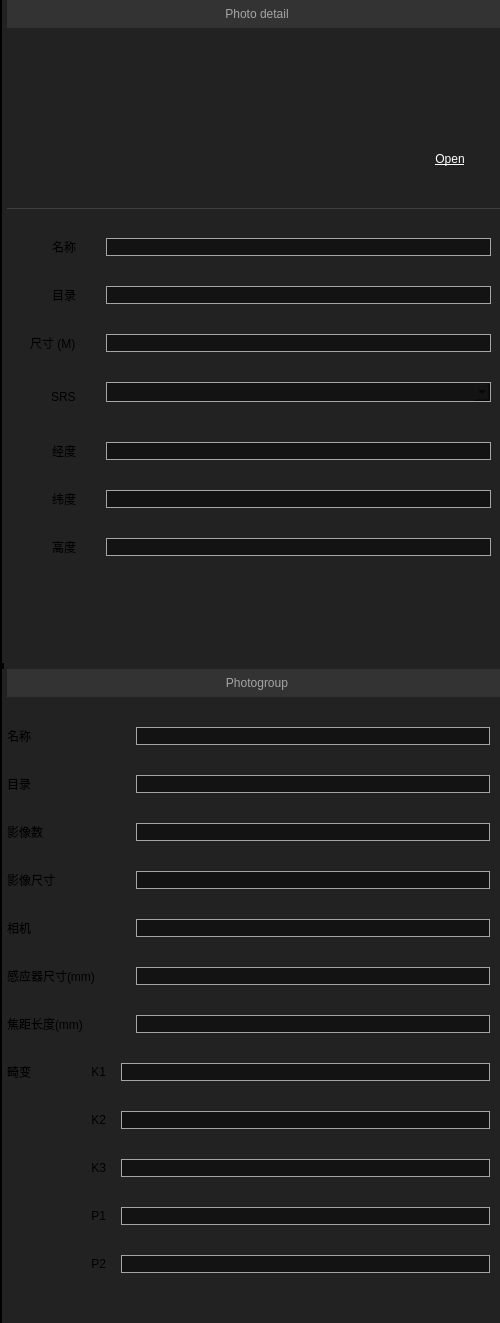
            <widget class="QWidget" name="widget" native="true">
             <property name="minimumSize">
              <size>
               <width>500</width>
               <height>0</height>
              </size>
             </property>
             <property name="maximumSize">
              <size>
               <width>500</width>
               <height>16777215</height>
              </size>
             </property>
             <property name="focusPolicy">
              <enum>Qt::ClickFocus</enum>
             </property>
             <property name="styleSheet">
              <string notr="true">border-left:4px solid  #000000;
background-color: rgb(34, 34, 34);</string>
             </property>
             <layout class="QGridLayout" name="gridLayout_12">
              <property name="leftMargin">
               <number>2</number>
              </property>
              <property name="topMargin">
               <number>0</number>
              </property>
              <property name="rightMargin">
               <number>0</number>
              </property>
              <property name="bottomMargin">
               <number>0</number>
              </property>
              <property name="horizontalSpacing">
               <number>0</number>
              </property>
              <item row="1" column="0">
               <widget class="QWidget" name="wgt_photogroup_info_" native="true">
                <property name="styleSheet">
                 <string notr="true"/>
                </property>
                <layout class="QVBoxLayout" name="verticalLayout_8">
                 <property name="spacing">
                  <number>0</number>
                 </property>
                 <property name="leftMargin">
                  <number>0</number>
                 </property>
                 <property name="topMargin">
                  <number>0</number>
                 </property>
                 <property name="rightMargin">
                  <number>0</number>
                 </property>
                 <property name="bottomMargin">
                  <number>0</number>
                 </property>
                 <item>
                  <widget class="QWidget" name="wgt_form_photogroup" native="true">
                   <property name="enabled">
                    <bool>true</bool>
                   </property>
                   <property name="styleSheet">
                    <string notr="true">QWidget
{
background-color: #222222;
border:0px solid;
}

QLineEdit
{
background-color:#131313;
border:1px solid;
border-color: #A5A5A5;
}
</string>
                   </property>
                   <layout class="QGridLayout" name="gridLayout_5">
                    <property name="leftMargin">
                     <number>5</number>
                    </property>
                    <property name="topMargin">
                     <number>0</number>
                    </property>
                    <property name="rightMargin">
                     <number>10</number>
                    </property>
                    <property name="bottomMargin">
                     <number>10</number>
                    </property>
                    <property name="horizontalSpacing">
                     <number>15</number>
                    </property>
                    <property name="verticalSpacing">
                     <number>30</number>
                    </property>
                    <item row="7" column="3">
                     <widget class="QLineEdit" name="le_photogroup_sensorsize">
                      <property name="styleSheet">
                       <string notr="true"/>
                      </property>
                      <property name="readOnly">
                       <bool>false</bool>
                      </property>
                     </widget>
                    </item>
                    <item row="5" column="0" colspan="2">
                     <widget class="QLabel" name="label_27">
                      <property name="text">
                       <string>影像尺寸</string>
                      </property>
                     </widget>
                    </item>
                    <item row="1" column="3">
                     <widget class="QLineEdit" name="le_photogroup_name">
                      <property name="styleSheet">
                       <string notr="true"/>
                      </property>
                      <property name="readOnly">
                       <bool>false</bool>
                      </property>
                     </widget>
                    </item>
                    <item row="11" column="2" colspan="2">
                     <widget class="QLineEdit" name="le_k3_2">
                      <property name="styleSheet">
                       <string notr="true"/>
                      </property>
                      <property name="readOnly">
                       <bool>false</bool>
                      </property>
                     </widget>
                    </item>
                    <item row="2" column="3">
                     <widget class="QLineEdit" name="le_photogroup_dir">
                      <property name="styleSheet">
                       <string notr="true"/>
                      </property>
                      <property name="readOnly">
                       <bool>false</bool>
                      </property>
                     </widget>
                    </item>
                    <item row="8" column="0" colspan="2">
                     <widget class="QLabel" name="label_focalength">
                      <property name="text">
                       <string>焦距长度(mm)</string>
                      </property>
                     </widget>
                    </item>
                    <item row="13" column="1">
                     <widget class="QLabel" name="k3Label_2">
                      <property name="minimumSize">
                       <size>
                        <width>60</width>
                        <height>0</height>
                       </size>
                      </property>
                      <property name="text">
                       <string>P2</string>
                      </property>
                      <property name="alignment">
                       <set>Qt::AlignRight|Qt::AlignTrailing|Qt::AlignVCenter</set>
                      </property>
                     </widget>
                    </item>
                    <item row="3" column="0" colspan="3">
                     <widget class="QLabel" name="label_18">
                      <property name="text">
                       <string>影像数</string>
                      </property>
                     </widget>
                    </item>
                    <item row="7" column="0" colspan="2">
                     <widget class="QLabel" name="label_28">
                      <property name="text">
                       <string>感应器尺寸(mm)</string>
                      </property>
                     </widget>
                    </item>
                    <item row="13" column="2" colspan="2">
                     <widget class="QLineEdit" name="le_p2_2">
                      <property name="styleSheet">
                       <string notr="true"/>
                      </property>
                      <property name="readOnly">
                       <bool>false</bool>
                      </property>
                     </widget>
                    </item>
                    <item row="2" column="0">
                     <widget class="QLabel" name="label_16">
                      <property name="text">
                       <string>目录</string>
                      </property>
                     </widget>
                    </item>
                    <item row="9" column="0">
                     <widget class="QLabel" name="label_30">
                      <property name="text">
                       <string>畸变</string>
                      </property>
                     </widget>
                    </item>
                    <item row="10" column="2" colspan="2">
                     <widget class="QLineEdit" name="le_k2_2">
                      <property name="styleSheet">
                       <string notr="true"/>
                      </property>
                      <property name="readOnly">
                       <bool>false</bool>
                      </property>
                     </widget>
                    </item>
                    <item row="1" column="0">
                     <widget class="QLabel" name="label_14">
                      <property name="text">
                       <string>名称</string>
                      </property>
                     </widget>
                    </item>
                    <item row="5" column="3">
                     <widget class="QLineEdit" name="le_photogroup_imagesize">
                      <property name="styleSheet">
                       <string notr="true"/>
                      </property>
                      <property name="readOnly">
                       <bool>false</bool>
                      </property>
                     </widget>
                    </item>
                    <item row="9" column="2" colspan="2">
                     <widget class="QLineEdit" name="le_k1_2">
                      <property name="styleSheet">
                       <string notr="true"/>
                      </property>
                      <property name="readOnly">
                       <bool>false</bool>
                      </property>
                     </widget>
                    </item>
                    <item row="6" column="0">
                     <widget class="QLabel" name="label_26">
                      <property name="text">
                       <string>相机</string>
                      </property>
                     </widget>
                    </item>
                    <item row="6" column="3">
                     <widget class="QLineEdit" name="le_photogroup_camera">
                      <property name="styleSheet">
                       <string notr="true"/>
                      </property>
                      <property name="readOnly">
                       <bool>false</bool>
                      </property>
                     </widget>
                    </item>
                    <item row="0" column="0" colspan="4">
                     <widget class="QLabel" name="label_4">
                      <property name="minimumSize">
                       <size>
                        <width>500</width>
                        <height>28</height>
                       </size>
                      </property>
                      <property name="maximumSize">
                       <size>
                        <width>500</width>
                        <height>28</height>
                       </size>
                      </property>
                      <property name="styleSheet">
                       <string notr="true">color:#A5A5A5;
background-color: rgb(51, 51, 51);</string>
                      </property>
                      <property name="text">
                       <string>Photogroup</string>
                      </property>
                      <property name="alignment">
                       <set>Qt::AlignCenter</set>
                      </property>
                     </widget>
                    </item>
                    <item row="3" column="3">
                     <widget class="QLineEdit" name="le_photogroup_num">
                      <property name="styleSheet">
                       <string notr="true"/>
                      </property>
                      <property name="readOnly">
                       <bool>false</bool>
                      </property>
                     </widget>
                    </item>
                    <item row="9" column="1">
                     <widget class="QLabel" name="label_9">
                      <property name="minimumSize">
                       <size>
                        <width>60</width>
                        <height>0</height>
                       </size>
                      </property>
                      <property name="text">
                       <string>K1</string>
                      </property>
                      <property name="alignment">
                       <set>Qt::AlignRight|Qt::AlignTrailing|Qt::AlignVCenter</set>
                      </property>
                     </widget>
                    </item>
                    <item row="11" column="1">
                     <widget class="QLabel" name="label_32">
                      <property name="minimumSize">
                       <size>
                        <width>60</width>
                        <height>0</height>
                       </size>
                      </property>
                      <property name="text">
                       <string>K3</string>
                      </property>
                      <property name="alignment">
                       <set>Qt::AlignRight|Qt::AlignTrailing|Qt::AlignVCenter</set>
                      </property>
                     </widget>
                    </item>
                    <item row="8" column="3">
                     <widget class="QLineEdit" name="le_focalength">
                      <property name="styleSheet">
                       <string notr="true"/>
                      </property>
                      <property name="readOnly">
                       <bool>false</bool>
                      </property>
                     </widget>
                    </item>
                    <item row="10" column="1">
                     <widget class="QLabel" name="label_31">
                      <property name="minimumSize">
                       <size>
                        <width>60</width>
                        <height>0</height>
                       </size>
                      </property>
                      <property name="text">
                       <string>K2</string>
                      </property>
                      <property name="alignment">
                       <set>Qt::AlignRight|Qt::AlignTrailing|Qt::AlignVCenter</set>
                      </property>
                     </widget>
                    </item>
                    <item row="12" column="1">
                     <widget class="QLabel" name="label_33">
                      <property name="minimumSize">
                       <size>
                        <width>60</width>
                        <height>0</height>
                       </size>
                      </property>
                      <property name="text">
                       <string>P1</string>
                      </property>
                      <property name="alignment">
                       <set>Qt::AlignRight|Qt::AlignTrailing|Qt::AlignVCenter</set>
                      </property>
                     </widget>
                    </item>
                    <item row="12" column="2" colspan="2">
                     <widget class="QLineEdit" name="le_p1_2">
                      <property name="styleSheet">
                       <string notr="true"/>
                      </property>
                      <property name="readOnly">
                       <bool>false</bool>
                      </property>
                     </widget>
                    </item>
                    <item row="14" column="1">
                     <spacer name="verticalSpacer_3">
                      <property name="orientation">
                       <enum>Qt::Vertical</enum>
                      </property>
                      <property name="sizeHint" stdset="0">
                       <size>
                        <width>20</width>
                        <height>40</height>
                       </size>
                      </property>
                     </spacer>
                    </item>
                   </layout>
                  </widget>
                 </item>
                </layout>
               </widget>
              </item>
              <item row="0" column="0">
               <widget class="QWidget" name="wgt_photo_priview" native="true">
                <property name="styleSheet">
                 <string notr="true">border:0px solid;</string>
                </property>
                <layout class="QGridLayout" name="gridLayout_4">
                 <property name="leftMargin">
                  <number>5</number>
                 </property>
                 <property name="topMargin">
                  <number>0</number>
                 </property>
                 <property name="rightMargin">
                  <number>0</number>
                 </property>
                 <property name="verticalSpacing">
                  <number>15</number>
                 </property>
                 <item row="0" column="0" colspan="4">
                  <widget class="QLabel" name="label_Group">
                   <property name="minimumSize">
                    <size>
                     <width>500</width>
                     <height>28</height>
                    </size>
                   </property>
                   <property name="maximumSize">
                    <size>
                     <width>500</width>
                     <height>28</height>
                    </size>
                   </property>
                   <property name="styleSheet">
                    <string notr="true">color:#A5A5A5;
background-color:#333333;
</string>
                   </property>
                   <property name="text">
                    <string>Photo detail</string>
                   </property>
                   <property name="alignment">
                    <set>Qt::AlignCenter</set>
                   </property>
                  </widget>
                 </item>
                 <item row="1" column="0">
                  <layout class="QVBoxLayout" name="verticalLayout_5" stretch="0">
                   <property name="leftMargin">
                    <number>20</number>
                   </property>
                   <property name="rightMargin">
                    <number>15</number>
                   </property>
                   <property name="bottomMargin">
                    <number>20</number>
                   </property>
                   <item>
                    <spacer name="verticalSpacer_7">
                     <property name="orientation">
                      <enum>Qt::Vertical</enum>
                     </property>
                     <property name="sizeHint" stdset="0">
                      <size>
                       <width>20</width>
                       <height>40</height>
                      </size>
                     </property>
                    </spacer>
                   </item>
                  </layout>
                 </item>
                 <item row="1" column="1" colspan="2">
                  <widget class="QGraphicsView" name="graphics_view_photo">
                   <property name="sizePolicy">
                    <sizepolicy hsizetype="Expanding" vsizetype="Preferred">
                     <horstretch>0</horstretch>
                     <verstretch>0</verstretch>
                    </sizepolicy>
                   </property>
                   <property name="minimumSize">
                    <size>
                     <width>260</width>
                     <height>150</height>
                    </size>
                   </property>
                   <property name="maximumSize">
                    <size>
                     <width>260</width>
                     <height>150</height>
                    </size>
                   </property>
                  </widget>
                 </item>
                 <item row="1" column="3">
                  <layout class="QVBoxLayout" name="verticalLayout_4" stretch="0,1">
                   <property name="leftMargin">
                    <number>20</number>
                   </property>
                   <property name="rightMargin">
                    <number>15</number>
                   </property>
                   <property name="bottomMargin">
                    <number>20</number>
                   </property>
                   <item>
                    <spacer name="verticalSpacer_5">
                     <property name="orientation">
                      <enum>Qt::Vertical</enum>
                     </property>
                     <property name="sizeHint" stdset="0">
                      <size>
                       <width>20</width>
                       <height>40</height>
                      </size>
                     </property>
                    </spacer>
                   </item>
                   <item>
                    <widget class="QLabel" name="label_photo_open">
                     <property name="minimumSize">
                      <size>
                       <width>70</width>
                       <height>28</height>
                      </size>
                     </property>
                     <property name="maximumSize">
                      <size>
                       <width>70</width>
                       <height>28</height>
                      </size>
                     </property>
                     <property name="styleSheet">
                      <string notr="true"/>
                     </property>
                     <property name="text">
                      <string>&lt;html&gt;&lt;head / &gt;&lt;body&gt;&lt;p&gt;&lt;a href = &quot; &quot;&gt;&lt;span style=&quot; text-decoration: underline; color:#ffffff;&quot;&gt;Open&lt;/span&gt;&lt;/a&gt;&lt;/p&gt;&lt;/body&gt;&lt;/html&gt;</string>
                     </property>
                     <property name="alignment">
                      <set>Qt::AlignCenter</set>
                     </property>
                     <property name="openExternalLinks">
                      <bool>false</bool>
                     </property>
                    </widget>
                   </item>
                  </layout>
                 </item>
                 <item row="3" column="2">
                  <spacer name="verticalSpacer_6">
                   <property name="orientation">
                    <enum>Qt::Vertical</enum>
                   </property>
                   <property name="sizeType">
                    <enum>QSizePolicy::Expanding</enum>
                   </property>
                   <property name="sizeHint" stdset="0">
                    <size>
                     <width>20</width>
                     <height>68</height>
                    </size>
                   </property>
                  </spacer>
                 </item>
                 <item row="2" column="0" colspan="4">
                  <widget class="QWidget" name="widget_normal" native="true">
                   <property name="enabled">
                    <bool>true</bool>
                   </property>
                   <property name="sizePolicy">
                    <sizepolicy hsizetype="Preferred" vsizetype="Preferred">
                     <horstretch>0</horstretch>
                     <verstretch>0</verstretch>
                    </sizepolicy>
                   </property>
                   <property name="mouseTracking">
                    <bool>true</bool>
                   </property>
                   <property name="styleSheet">
                    <string notr="true">QWidget
{
background-color: #222222;
}

QWidget#widget_normal
{
	border-top:1px solid #404040;
}



QLineEdit
{
background-color:#131313;
border:1px solid;
border-color: #A5A5A5;
}

QComboBox
{
background-color:#131313;
border:1px solid;
border-color: #A5A5A5;
}</string>
                   </property>
                   <layout class="QFormLayout" name="formLayout">
                    <property name="labelAlignment">
                     <set>Qt::AlignRight|Qt::AlignTrailing|Qt::AlignVCenter</set>
                    </property>
                    <property name="horizontalSpacing">
                     <number>30</number>
                    </property>
                    <property name="verticalSpacing">
                     <number>30</number>
                    </property>
                    <property name="topMargin">
                     <number>30</number>
                    </property>
                    <property name="bottomMargin">
                     <number>30</number>
                    </property>
                    <item row="0" column="0">
                     <widget class="QLabel" name="label_2">
                      <property name="sizePolicy">
                       <sizepolicy hsizetype="Preferred" vsizetype="Preferred">
                        <horstretch>0</horstretch>
                        <verstretch>0</verstretch>
                       </sizepolicy>
                      </property>
                      <property name="minimumSize">
                       <size>
                        <width>60</width>
                        <height>0</height>
                       </size>
                      </property>
                      <property name="text">
                       <string>名称</string>
                      </property>
                      <property name="alignment">
                       <set>Qt::AlignRight|Qt::AlignTrailing|Qt::AlignVCenter</set>
                      </property>
                     </widget>
                    </item>
                    <item row="0" column="1">
                     <widget class="QLineEdit" name="le_name">
                      <property name="enabled">
                       <bool>true</bool>
                      </property>
                      <property name="tabletTracking">
                       <bool>true</bool>
                      </property>
                      <property name="focusPolicy">
                       <enum>Qt::ClickFocus</enum>
                      </property>
                      <property name="styleSheet">
                       <string notr="true"/>
                      </property>
                      <property name="readOnly">
                       <bool>false</bool>
                      </property>
                     </widget>
                    </item>
                    <item row="1" column="0">
                     <widget class="QLabel" name="label_3">
                      <property name="minimumSize">
                       <size>
                        <width>60</width>
                        <height>0</height>
                       </size>
                      </property>
                      <property name="text">
                       <string>目录</string>
                      </property>
                      <property name="alignment">
                       <set>Qt::AlignRight|Qt::AlignTrailing|Qt::AlignVCenter</set>
                      </property>
                     </widget>
                    </item>
                    <item row="1" column="1">
                     <widget class="QLineEdit" name="le_path">
                      <property name="styleSheet">
                       <string notr="true"/>
                      </property>
                      <property name="readOnly">
                       <bool>false</bool>
                      </property>
                     </widget>
                    </item>
                    <item row="2" column="0">
                     <widget class="QLabel" name="label_20">
                      <property name="text">
                       <string>尺寸 (M)</string>
                      </property>
                     </widget>
                    </item>
                    <item row="2" column="1">
                     <widget class="QLineEdit" name="le_photo_ser_siz">
                      <property name="styleSheet">
                       <string notr="true"/>
                      </property>
                      <property name="readOnly">
                       <bool>false</bool>
                      </property>
                     </widget>
                    </item>
                    <item row="3" column="0">
                     <widget class="QLabel" name="label_22">
                      <property name="sizePolicy">
                       <sizepolicy hsizetype="Preferred" vsizetype="Fixed">
                        <horstretch>0</horstretch>
                        <verstretch>0</verstretch>
                       </sizepolicy>
                      </property>
                      <property name="minimumSize">
                       <size>
                        <width>0</width>
                        <height>30</height>
                       </size>
                      </property>
                      <property name="styleSheet">
                       <string notr="true">background-color: #222222;
border:0px solid;</string>
                      </property>
                      <property name="text">
                       <string>SRS</string>
                      </property>
                      <property name="alignment">
                       <set>Qt::AlignLeading|Qt::AlignLeft|Qt::AlignVCenter</set>
                      </property>
                     </widget>
                    </item>
                    <item row="4" column="0">
                     <widget class="QLabel" name="label_23">
                      <property name="text">
                       <string>经度</string>
                      </property>
                     </widget>
                    </item>
                    <item row="4" column="1">
                     <widget class="QLineEdit" name="le_pos_lon">
                      <property name="styleSheet">
                       <string notr="true"/>
                      </property>
                      <property name="readOnly">
                       <bool>false</bool>
                      </property>
                     </widget>
                    </item>
                    <item row="5" column="0">
                     <widget class="QLabel" name="label_24">
                      <property name="text">
                       <string>纬度</string>
                      </property>
                     </widget>
                    </item>
                    <item row="5" column="1">
                     <widget class="QLineEdit" name="le_pos_lat">
                      <property name="styleSheet">
                       <string notr="true"/>
                      </property>
                      <property name="readOnly">
                       <bool>false</bool>
                      </property>
                     </widget>
                    </item>
                    <item row="6" column="0">
                     <widget class="QLabel" name="label_25">
                      <property name="text">
                       <string>高度</string>
                      </property>
                     </widget>
                    </item>
                    <item row="6" column="1">
                     <widget class="QLineEdit" name="le_pos_height">
                      <property name="styleSheet">
                       <string notr="true"/>
                      </property>
                      <property name="readOnly">
                       <bool>false</bool>
                      </property>
                     </widget>
                    </item>
                    <item row="3" column="1">
                     <widget class="QComboBox" name="comboBox">
                      <property name="minimumSize">
                       <size>
                        <width>0</width>
                        <height>20</height>
                       </size>
                      </property>
                      <property name="maximumSize">
                       <size>
                        <width>16777215</width>
                        <height>20</height>
                       </size>
                      </property>
                      <property name="styleSheet">
                       <string notr="true">font: 12px &quot;Arial&quot;;</string>
                      </property>
                     </widget>
                    </item>
                   </layout>
                   <zorder>le_name</zorder>
                   <zorder>label_2</zorder>
                   <zorder>label_3</zorder>
                   <zorder>le_path</zorder>
                   <zorder>label_20</zorder>
                   <zorder>le_photo_ser_siz</zorder>
                   <zorder>label_22</zorder>
                   <zorder>label_23</zorder>
                   <zorder>le_pos_lon</zorder>
                   <zorder>label_24</zorder>
                   <zorder>le_pos_lat</zorder>
                   <zorder>label_25</zorder>
                   <zorder>le_pos_height</zorder>
                   <zorder>comboBox</zorder>
                  </widget>
                 </item>
                </layout>
               </widget>
              </item>
             </layout>
            </widget>
